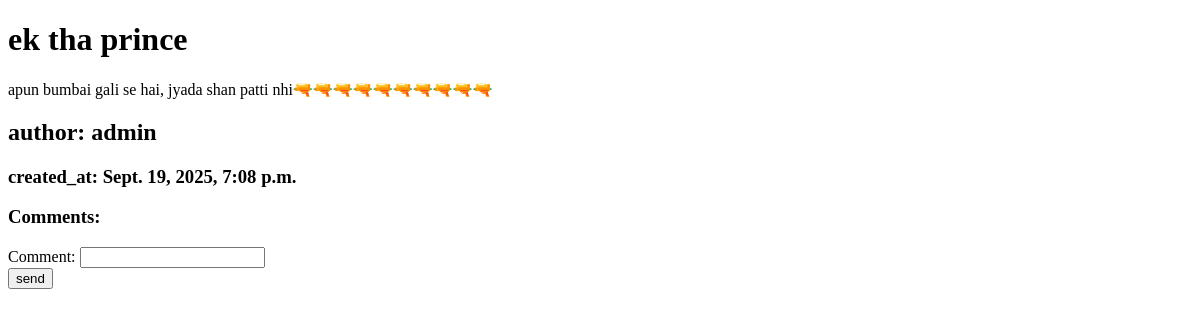
The app's page /post_detail/2/, older data.
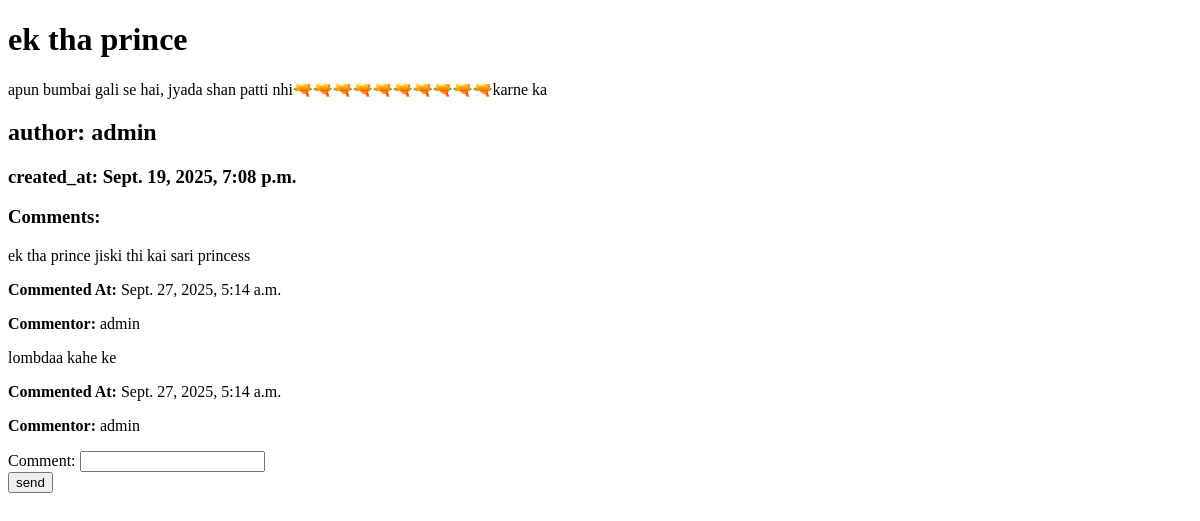
The same page, newer data.
### blog_app/models.py (models this page shows)
class Post(models.Model):
	title=models.CharField(max_length=200)
	author=models.ForeignKey(User, on_delete=models.CASCADE)
	content=models.TextField()
	created_at=models.DateTimeField(auto_now_add=True)

class Comment(models.Model):
	commentor=models.ForeignKey(User, on_delete=models.CASCADE)
	comment=models.CharField(max_length=500)
	created_at=models.DateTimeField(auto_now_add=True)
	post=models.ForeignKey(Post, on_delete=models.PROTECT)# AS WE DON'T WANT TO DELETE THE POST ON DELTEITON OF COMMENT

### blog_app/views.py (the view)
# urls.py: path('post_detail/<int:post_id>/',views.post_detail,name='post_detail'),
def post_detail(request,post_id):
	post=Post.objects.get(id=post_id)
	comments=post.comment_set.all()
	form=CommentForm()
	return render(request,'post_detail.html',{'post':post,'comments':comments,'form':form})

### blog_app/forms.py
class CommentForm(forms.ModelForm):
    class Meta:
        model=Comment
        fields=['comment']

### templates/post_detail.html (shortened to what this page needs)
<!DOCTYPE html>
<html lang="en">
<head>
</head>
<body>
    <h1>{{post.title}}</h1>
    <p>{{post.content}}</p>
    <h2>author: {{post.author}}</h2>
    <h3>created_at: {{post.created_at}}</h3>
    <h3>Comments:</h3>
    {% for comment in comments %}
    <div class="comment-box">
        <p class='comment-body'>{{ comment.comment }}</p>
        <p><b>Commented At:</b> {{ comment.created_at }}</p>
        <p><b>Commentor:</b> {{ comment.commentor }}</p>
    </div>
    {% endfor %}
    <form method="post" action="{% url 'create_comment' post.id %}">
        {{form}}
        <button type="submit">send</button>
    </form>
</body>
</html>

Row changes from the older to the newer data that the page shows:
changed Post "ek tha prince": content "apun bumbai gali se hai, jyada shan patti nhi🔫🔫🔫🔫🔫🔫🔫🔫🔫🔫" → "apun bumbai gali se hai, jyada shan patti nhi🔫🔫🔫🔫🔫🔫🔫🔫🔫🔫karne ka"
added Comment: comment "ek tha prince jiski thi kai sari princess", created_at "Sept. 27, 2025, 5:14 a.m.", commentor "admin"
added Comment: comment "lombdaa kahe ke", created_at "Sept. 27, 2025, 5:14 a.m.", commentor "admin"
